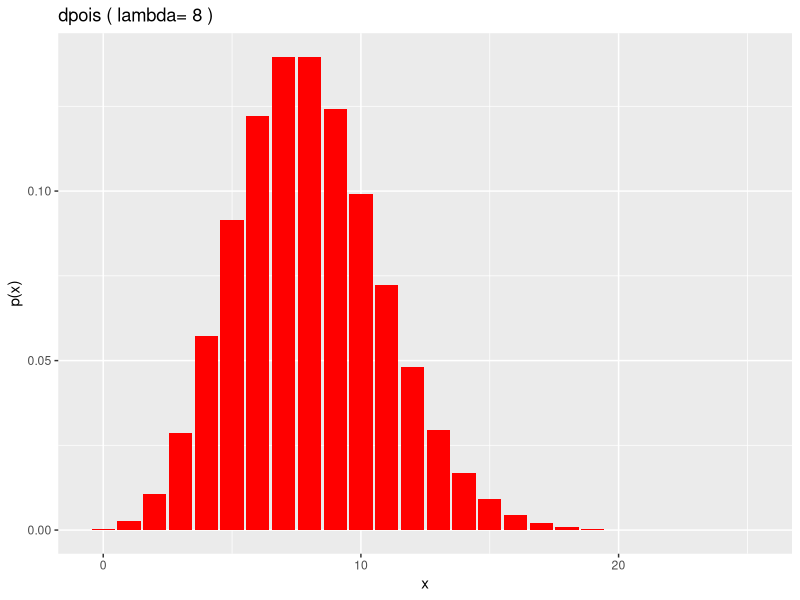
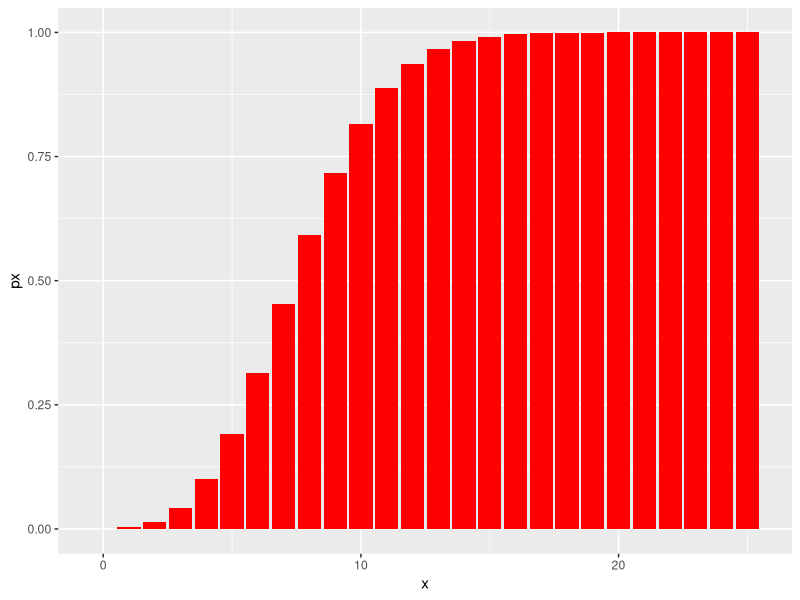
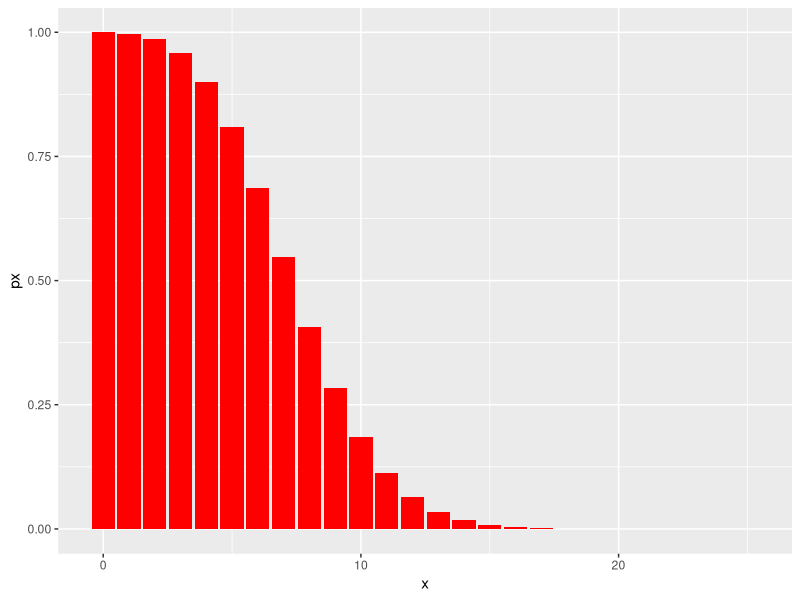
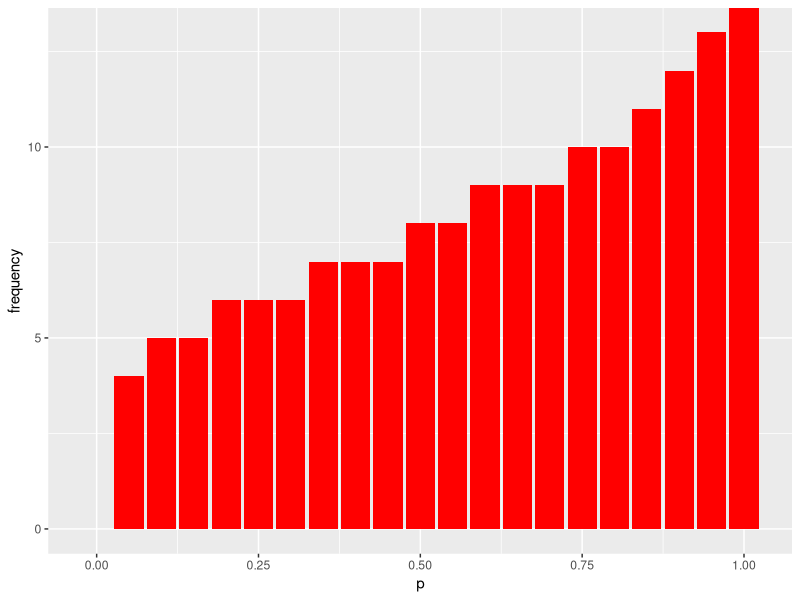
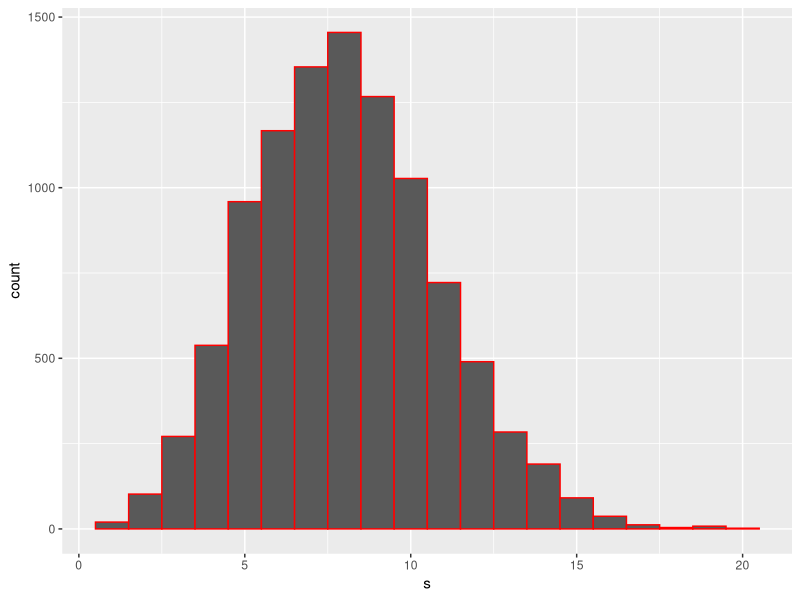
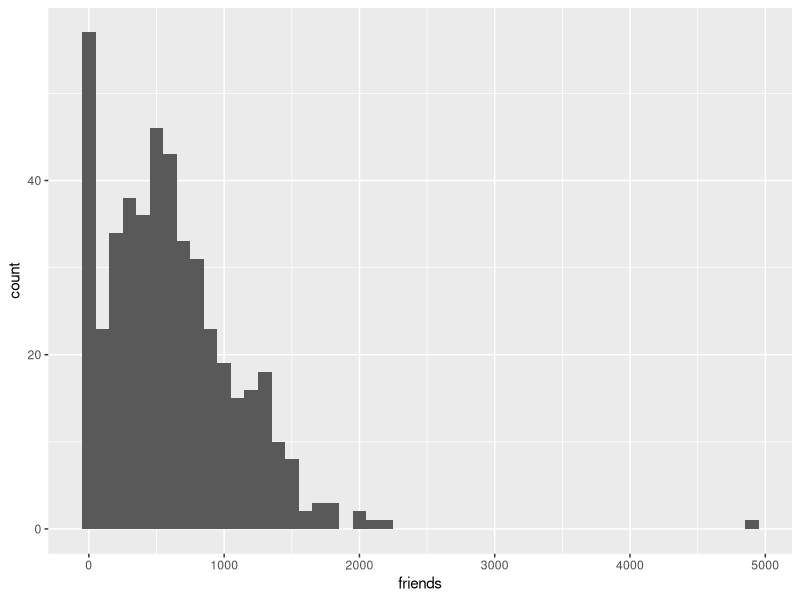
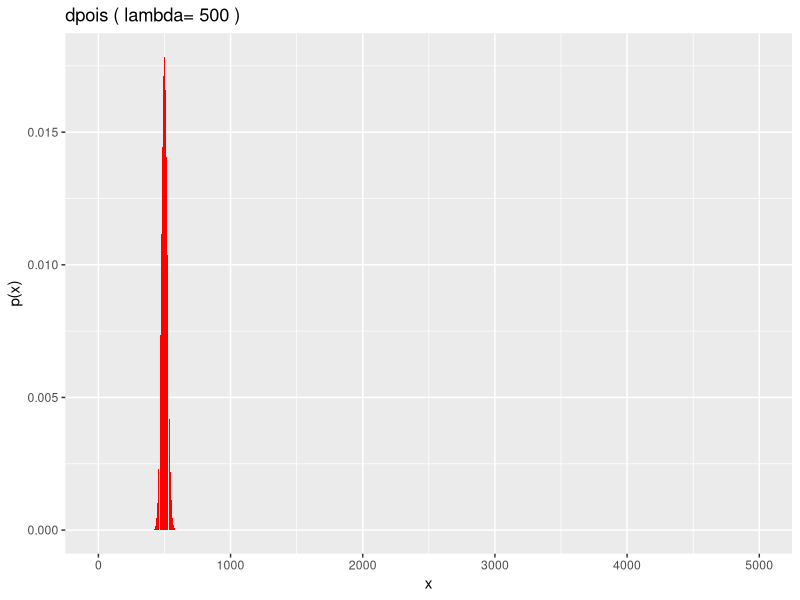

R code for these plots, in order:
## ---- chunk 1
library(tidyverse)
## ---- chunk 2
dpois(x=4, lambda=8)
## ---- chunk 3
x <- c(0:25)
lambda <- 8
df <- data.frame(x, px=dpois(x, lambda))

ggplot(df, aes(x=x,y=px)) +
  geom_col(fill = "red") +
  xlab("x") +
  ylab("p(x)") +
  labs(title = paste("dpois","(","lambda=", lambda,")"))
## ---- chunk 4
ppois(4, 8, lower.tail=T)
## ---- chunk 5
ppois(16, 8, lower.tail=F)
## ---- chunk 6
x <- c(0:25)
lambda <- 8
df <- data.frame(x, px=ppois(x, lambda, lower.tail=T))

ggplot(df, aes(x, px)) +
  geom_col(fill="red")

## ---- chunk 7
x <- c(0:25)
lambda <- 8
df <- data.frame(x, px=ppois(x, lambda, lower.tail=F))

ggplot(df, aes(x, px)) +
  geom_col(fill="red")

## ---- chunk 8
qpois(0.9, 8)
## ---- chunk 9
p <- seq(0, 1, 0.05)
lambda <- 8
df <- data.frame(p, frequency=qpois(p, lambda, lower.tail=T))

ggplot(df, aes(p, frequency)) +
  geom_col(fill="red")
## ---- chunk 10
rpois(10, 8)
## ---- chunk 11

df <- data.frame(s=rpois(10000, 8))
ggplot(df, aes(s)) +
  geom_histogram(binwidth=1, color="red")
## ---- chunk 12
survey <- read_csv( "datasets/precourse.csv")

ggplot(survey, aes(x=friends)) +
  geom_histogram(binwidth=100)


x <- c(0:5000)
lambda <- 500
df <- data.frame(x, px=dpois(x, lambda))

ggplot(df, aes(x=x,y=px)) +
  geom_col(fill = "red") +
  xlab("x") +
  ylab("p(x)") +
  labs(title = paste("dpois","(","lambda=", lambda,")"))
